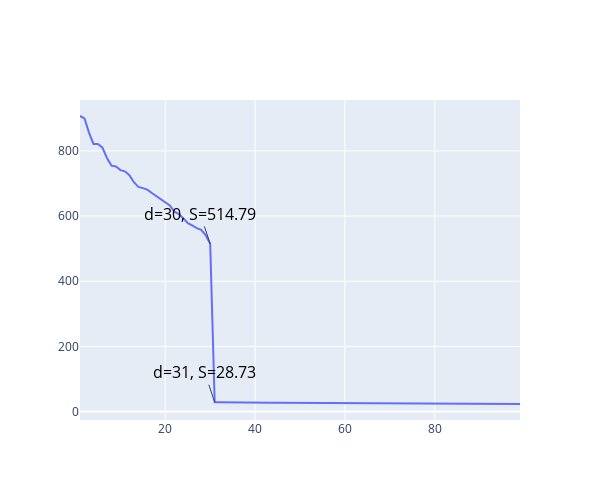

The notebook cell this image was saved under:
### Code cell
# choose d for data1000D
X = data1000D

n = X.shape[0]
coef = np.eye(n) - np.ones([n, 1]) @ np.ones([1, n]) / n

# get b
Y = coef @ X

# low rank approximation
U, S, Vt = np.linalg.svd(Y)
    
# plot the singular values
fig = go.Figure()
fig.add_trace(go.Scatter(x=np.arange(1, 100), y=S))
fig.update_layout(height=500, width=600)

# annotate the elbow point
for i in [30, 31]:
    fig.add_annotation(
        x=i,
        y=S[i - 1],
        text="d=" + str(i) + ", S=" + str(round(S[i - 1], 2)),
        showarrow=True,
        font=dict(size=16, color="black"),
    )
fig.show()

### Figure 1 — Plotly figure (JSON) as saved in the notebook; plotly's stock layout.template omitted (floating-point values rounded to 4 significant figures; data arrays with more than 128 entries replaced by an {"elided": "..."} marker saying what was removed)
{"data": [{"type": "scatter", "x": [1, 2, 3, 4, 5, 6, 7, 8, 9, 10, 11, 12, 13, 14, 15, 16, 17, 18, 19, 20, 21, 22, 23, 24, 25, 26, 27, 28, 29, 30, 31, 32, 33, 34, 35, 36, 37, 38, 39, 40, 41, 42, 43, 44, 45, 46, 47, 48, 49, 50, 51, 52, 53, 54, 55, 56, 57, 58, 59, 60, 61, 62, 63, 64, 65, 66, 67, 68, 69, 70, 71, 72, 73, 74, 75, 76, 77, 78, 79, 80, 81, 82, 83, 84, 85, 86, 87, 88, 89, 90, 91, 92, 93, 94, 95, 96, 97, 98, 99], "y": {"elided": "500 float values"}}], "layout": {"annotations": [{"font": {"color": "black", "size": 16}, "showarrow": true, "text": "d=30, S=514.79", "x": 30, "y": 514.8}, {"font": {"color": "black", "size": 16}, "showarrow": true, "text": "d=31, S=28.73", "x": 31, "y": 28.73}], "height": 500, "width": 600}}
